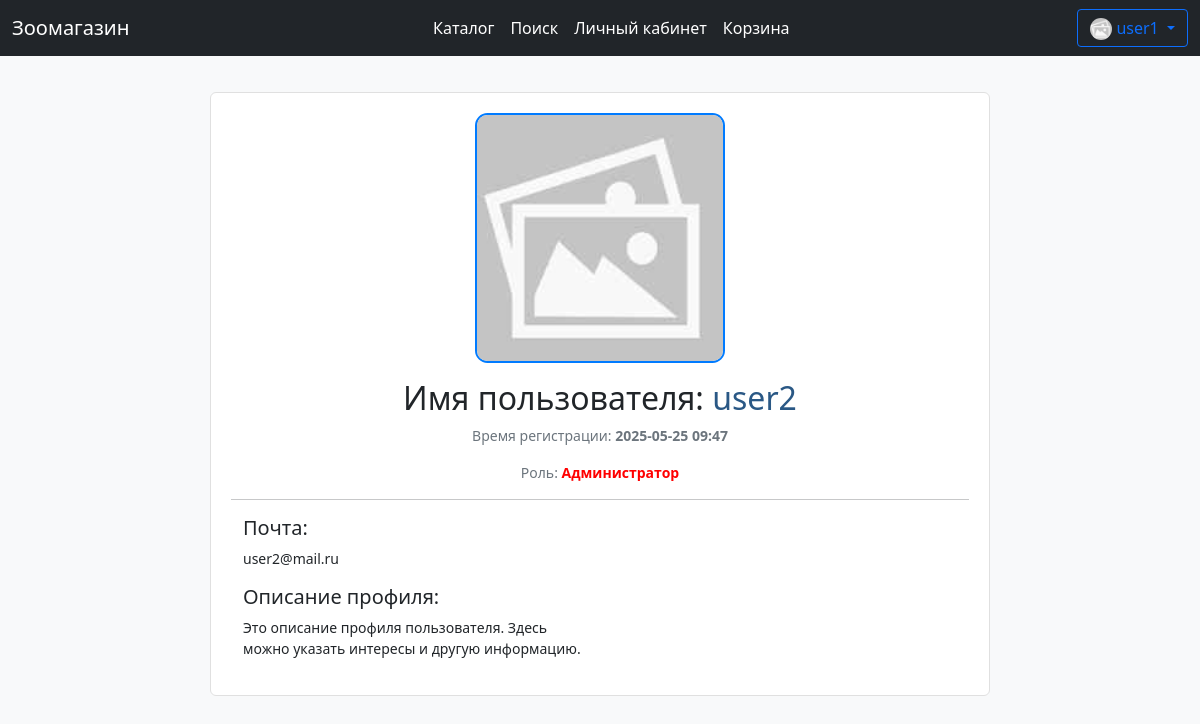
The page /profile/2 (signed in) on the database its author committed.
### data/user.py (models this page shows, shortened)
class User(SqlAlchemyBase, UserMixin, SerializerMixin):
    __tablename__ = 'users'
    id = sqlalchemy.Column(
        sqlalchemy.Integer, autoincrement=True,
        primary_key=True, nullable=False)
    name = sqlalchemy.Column(sqlalchemy.String, nullable=False)
    email = sqlalchemy.Column(
        sqlalchemy.String, index=True, unique=True, nullable=True)
    hashed_password = sqlalchemy.Column(
        sqlalchemy.String, nullable=False)
    role_id = sqlalchemy.Column(
        sqlalchemy.Integer, sqlalchemy.ForeignKey('roles.id'), default=2)
    balance = sqlalchemy.Column(sqlalchemy.Integer, default=0)
    about = sqlalchemy.Column(
        sqlalchemy.String,
        default="Это описание профиля пользователя. Здесь можно указать интересы и другую информацию.")
    profile_img_path = sqlalchemy.Column(sqlalchemy.String, default='static/imgs/noimg.jpg')
    time = sqlalchemy.Column(sqlalchemy.DateTime, default=datetime.now)
    role = orm.relation('Role')

### data/role.py (models this page shows)
class Role(SqlAlchemyBase, SerializerMixin):
    __tablename__ = 'roles'
    id = sqlalchemy.Column(
        sqlalchemy.Integer, autoincrement=True, primary_key=True, nullable=False)
    role = sqlalchemy.Column(
        sqlalchemy.String, unique=True, nullable=False)

### main.py (the view)
@app.route('/profile/<int:user_id>')
def profile(user_id):
    session = db_session.create_session()
    user = session.query(User).filter(User.id == user_id).first()
    role = session.query(Role).filter(Role.id == user.role_id).first()
    return render_template('user_profile.html', user=user, role=role)

### data/db_session.py (called while the page is built)
def create_session() -> Session:
    global __factory
    return __factory()

### main.py (called while the page is built)
@login_manager.user_loader
def load_user(user_id):
    session = db_session.create_session()
    return session.query(User).get(user_id)

### templates/user_profile.html (shortened to what this page needs)
{% extends "base.html" %}
{% block content %}
<div style="margin: auto;margin-top: 3%;padding: 20px;font-size: 14px;background-color: #fff;border: 1px solid #e0e0e0;border-radius: 6px 6px 6px 6px; max-width: 780px">
    <div class="text-center">
        <img src="/{{ user.profile_img_path }}" class="avatar mb-3" width="auto" height="250px" style="max-width: 400px"
             alt="Фото пользователя" onerror="this.src='/static/imgs/noimg.jpg'; this.alt='noimg.jpg';">
        <h2>Имя пользователя: <span style="color:#2a5885;">{{ user.name }}</span></h2>
        <p class="text-muted">Время регистрации: <strong>{{ user.time.strftime("%Y-%m-%d %H:%M") }} </strong></p>
        <p class="text-muted">
            {% if role.id == 1 %}
            Роль: <strong style="color: red">{{ role.role }}</strong>
            {% else %}
            Роль: <strong style="color: blue">{{ role.role }}</strong>
            {% endif %}
        </p>
    </div>
    <hr>
    <div class="row" style="margin: auto">
        <div class="col-md-6">
            <h5>Почта:</h5>
            <p>{{ user.email }}</p>
            <h5>Описание профиля:</h5>
            <p>{{ user.about }}</p>
        </div>
    </div>
</div>
{% endblock %}

### templates/base.html (shortened to what this page needs)
<!DOCTYPE html>
<html>
<head>
    <link href="https://cdn.jsdelivr.net/npm/bootstrap@5.0.0-beta1/dist/css/bootstrap.min.css"
          rel="stylesheet"
>
    <link rel="stylesheet" href="https://cdn.jsdelivr.net/npm/bootstrap-icons@1.11.3/font/bootstrap-icons.min.css">
    {% set base_title = "Зоомагазин" %}
</head>
<body>
<header>
    <nav class="navbar navbar-expand-lg navbar-dark bg-dark">
        <div class="container-fluid">
            <a class="navbar-brand" href="/">{{ base_title }}</a>
            <div class="collapse navbar-collapse" id="navbarSupportedContent">
                <ul class="navbar-nav me-auto my-2 my-lg-0 navbar-nav-scroll"
                    style="margin-left: auto;margin-right: auto;--bs-scroll-height: 100px;">
                    <li class="nav-item">
                        <a class="nav-link active" aria-current="page" href="/">Каталог</a>
                    </li>
                    <li class="nav-item">
                        <a class="nav-link active" href="/search_products">Поиск</a>
                    </li>
                    <li class="nav-item">
                        <a class="nav-link active" href="/user_page">Личный кабинет</a>
                    </li>
                    <li class="nav-item">
                        <a class="nav-link active" href="/to_cart">Корзина</a>
                    </li>
                </ul>
                <form class="d-flex">
                    {% if current_user.is_authenticated %}
                    <div class="btn-group">
                        <div>
                            <button type="button" class="btn btn-outline-primary dropdown-toggle"
                                    data-bs-toggle="dropdown" data-bs-display="static" aria-expanded="false">
                                <img src="/{{ current_user.profile_img_path }}" width="22" height="22"
                                     style="border-radius: 100px;"
                                     onerror="this.src='/static/imgs/noimg.jpg'; this.alt='noimg.jpg';">
                                {{ current_user.name }}
                            </button>
                        </div>
                    </div>
                    {% else %}
                    <div>
                        <a class="btn btn-outline-info" href="/register">Регистрация</a>
                        <a class="btn btn-outline-warning" href="/login">Войти</a>
                    </div>
                    {% endif %}
                </form>
            </div>
        </div>
    </nav>
</header>
<main role="main">
    {% block content %}{% endblock %}
</main>
</body>
</html>

### templates/base.html (style rules this page uses)
body { background-color: #f0f0f0; }

### templates/user_profile.html (style rules this page uses)
body { background-color: #f8f9fa; }
.avatar { border-radius: 5%; object-fit: cover; border: 2px solid #007bff; }

### rows shown on the page
User: name "user1"
User: profile_img_path (placeholder picture), name "user2", time "2025-05-25 09:47", email "user2@mail.ru", about "Это описание профиля пользователя. Здесь можно указать интересы и другую информацию."
Role: role "Администратор"

### other values the page prints
{{ base_title }} "Зоомагазин"
